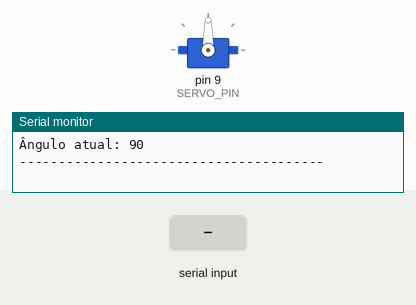
The sketch below on a simulated Arduino Uno, built with avr-gcc and run on an emulated ATmega328P. Shown: servo, the last lines printed to the serial monitor. Inputs (shaded band) come from the test bench.

Above: at 1.2 s.
1.3 s: "A" received over Serial
At 2.2 s:
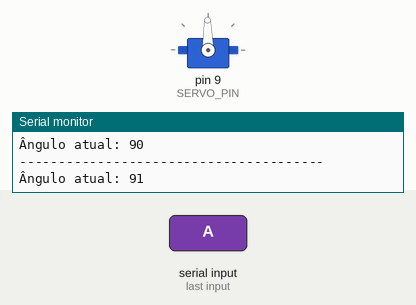
2.8 s: "a" received over Serial
At 3.3 s:
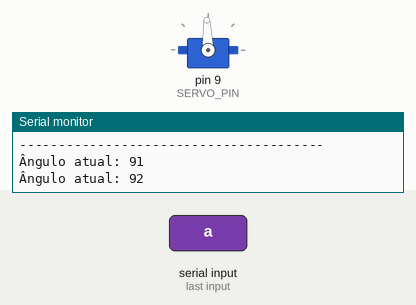
Timing chart, 0 to 5.8 s (numbered marks = the images above; inputs shaded):
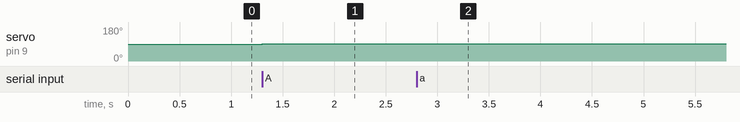

The sketch:

garra.ino
```cpp
#include <Servo.h>

Servo servo;
#define SERVO_PIN 9
#define INCREMENT 1
#define MIN_ANGLE 10
#define MAX_ANGLE 100

int currentAngle = 90;

// Defina a flag de idioma aqui
#define PORTUGUESE  // Comente esta linha para usar o idioma Inglês

#ifdef PORTUGUESE
  #define OPEN_TEXT "Pressione A para aumentar o ângulo e D para diminuir o ângulo"
  #define CURRENT_ANGLE_TEXT "Ângulo atual: "
  #define MAX_ANGLE_TEXT "Ângulo máximo atingido!"
  #define MIN_ANGLE_TEXT "Ângulo mínimo atingido!"
#else
  #define OPEN_TEXT "Press A to increase the angle and D to decrease the angle"
  #define CURRENT_ANGLE_TEXT "Current angle: "
  #define MAX_ANGLE_TEXT "Maximum angle reached!"
  #define MIN_ANGLE_TEXT "Minimum angle reached!"
#endif

void setup() {
  Serial.begin(9600);
  servo.attach(SERVO_PIN);
  servo.write(currentAngle);
  Serial.println(OPEN_TEXT);
  Serial.print(CURRENT_ANGLE_TEXT);
  Serial.println(currentAngle);
  Serial.println("---------------------------------------");
}

void loop() {
  if (Serial.available() > 0) {
    char input = Serial.read();

    if (input == 'A' || input == 'a') {
      if (currentAngle + INCREMENT <= MAX_ANGLE) {
        currentAngle += INCREMENT;
        servo.write(currentAngle);
        Serial.print(CURRENT_ANGLE_TEXT);
        Serial.println(currentAngle);
      } else {
        Serial.println(MAX_ANGLE_TEXT);
      }
    } else if (input == 'D' || input == 'd') {
      if (currentAngle - INCREMENT >= MIN_ANGLE) {
        currentAngle -= INCREMENT;
        servo.write(currentAngle);
        Serial.print(CURRENT_ANGLE_TEXT);
        Serial.println(currentAngle);
      } else {
        Serial.println(MIN_ANGLE_TEXT);
      }
    }
  }
}
```

Measured:
- after the input at 1.3 s, servo on pin 9 (SERVO_PIN): 90° → 91° at once
- after the input at 2.8 s, servo on pin 9 (SERVO_PIN): 91° → 92° at once
